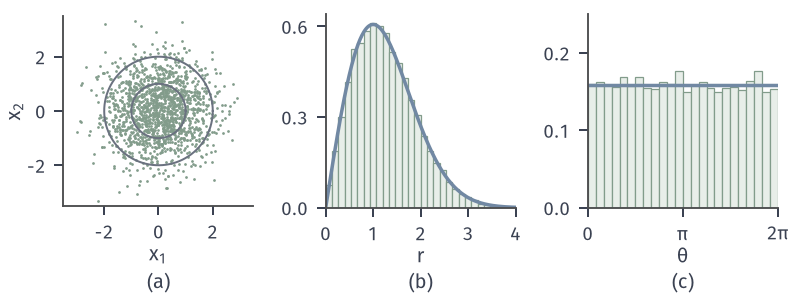

Write the Python code that produced this figure.
from pathlib import Path
import sys
HERE = Path(__file__).resolve().parent
sys.path.insert(0, str(HERE.parent/"rvt-common"))
from rvt_fig import *
# Two independent N(0,1): R ~ Rayleigh, Theta ~ Unif(0, 2pi). Seed 3, 20000 samples.
rng = np.random.default_rng(3); X = rng.standard_normal((20000, 2))
R = np.hypot(X[:, 0], X[:, 1]); T = np.mod(np.arctan2(X[:, 1], X[:, 0]), 2*pi)
fig, axes = figure(width_mm=112, height_mm=42, ncols=3)
panel(fig, left=.08, right=.98, bottom=.3, top=.95, wspace=.38)
ax = axes[0]
ax.plot(X[:1500, 0], X[:1500, 1], 'o', ms=1.1, color=GREEN, mew=0)
th = np.linspace(0, 2*pi, 300)
for r in (1, 2): ax.plot(r*np.cos(th), r*np.sin(th), color=MUTED, lw=.8)
ax.set_xlim(-3.5, 3.5); ax.set_ylim(-3.5, 3.5); ax.set_aspect('equal'); ax.set_xticks([-2, 0, 2]); ax.set_yticks([-2, 0, 2]); axlab(ax, '$x_1$', '$x_2$')
ax = axes[1]; hist(ax, R, 30, (0, 4)); r = np.linspace(0, 4, 300); ax.plot(r, r*np.exp(-r*r/2), color=BLUE, lw=1.4)
ax.set_xlim(0, 4); ax.set_xticks([0, 1, 2, 3, 4]); ax.set_yticks([0, .3, .6]); axlab(ax, '$r$')
ax = axes[2]; hist(ax, T, 24, (0, 2*pi)); ax.plot([0, 2*pi], [1/(2*pi)]*2, color=BLUE, lw=1.4)
ax.set_xlim(0, 2*pi); ax.set_ylim(0, .25); ax.set_xticks([0, pi, 2*pi]); ax.set_xticklabels(['0', '$\\pi$', '$2\\pi$']); ax.set_yticks([0, .1, .2]); axlab(ax, '$\\theta$')
tags(fig, axes)
save(fig, HERE, 'figure', {'seed': 3, 'n': 20000, 'P(R<=1) sim': float(np.mean(R <= 1)), 'exact': float(1-np.exp(-.5)), 'P(R>2) sim': float(np.mean(R > 2)), 'exact2': float(np.exp(-2))})
